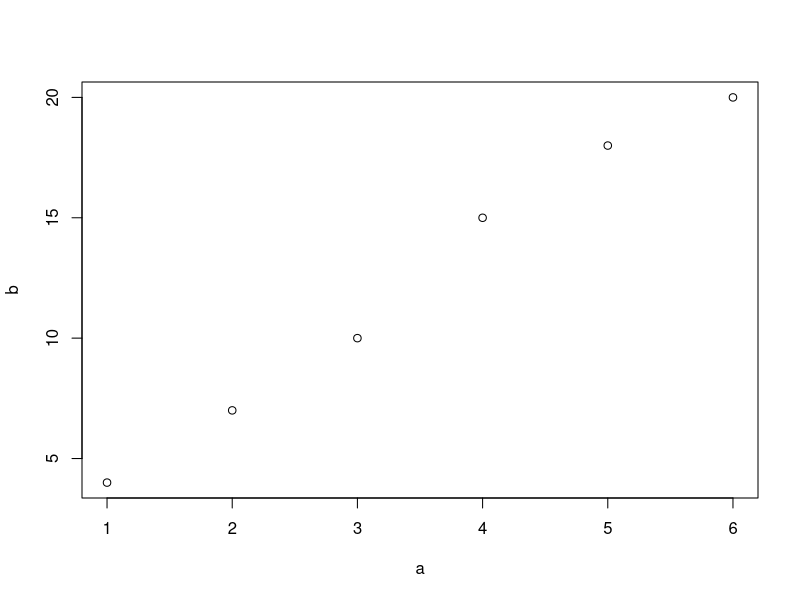

Write R code to recreate this figure.
## ---- chunk 1
# install.packages('here')
# install.packages('openxlsx')

knitr::opts_chunk$set(echo = TRUE)
library(openxlsx)
library(here)
## ---- chunk 2
solar <- read.xlsx(here('mrl/class05032026/solar.xlsx'))
head(n = 10, solar)
## ---- chunk 3
solar$log_ozono <- log(solar$ozono)
exponencial_model <- lm(log_ozono ~ radiacion, data = solar)
summary(exponencial_model)
## ---- chunk 4
coef(exponencial_model)[1]
## ---- chunk 5
coef(exponencial_model)[2]
## ---- chunk 6
summary(exponencial_model)$adj.r.squared
## ---- chunk 7
# solar$log_ozono <- log(solar$ozono)
solar$log_radiacion <- log(solar$radiacion)
potencial_model <- lm(log_ozono ~ log_radiacion, data = solar)
summary(potencial_model)
## ---- chunk 8
coef(potencial_model)[1]
## ---- chunk 9
coef(potencial_model)[2]
## ---- chunk 10
summary(potencial_model)$adj.r.squared
## ---- chunk 11
a <- c(1, 2, 3, 4, 5, 6)
b <- c(4, 7, 10, 15, 18, 20)

m <- matrix(c(a, b), nrow = 6)
## ---- chunk 12
m1 <- matrix(c(a, b), nrow = 6)
plot(a, b)
## ---- chunk 13
lineal_model <- lm(b ~ a)
summary(lineal_model)
cat("Interseccion: ", coef(lineal_model)[1], "\n")
cat("Pendiente: ", coef(lineal_model)[2], "\n")
## ---- chunk 14
b <- c(4, 7, 10, 15, 18, 20)
length(b)
mean(b)
